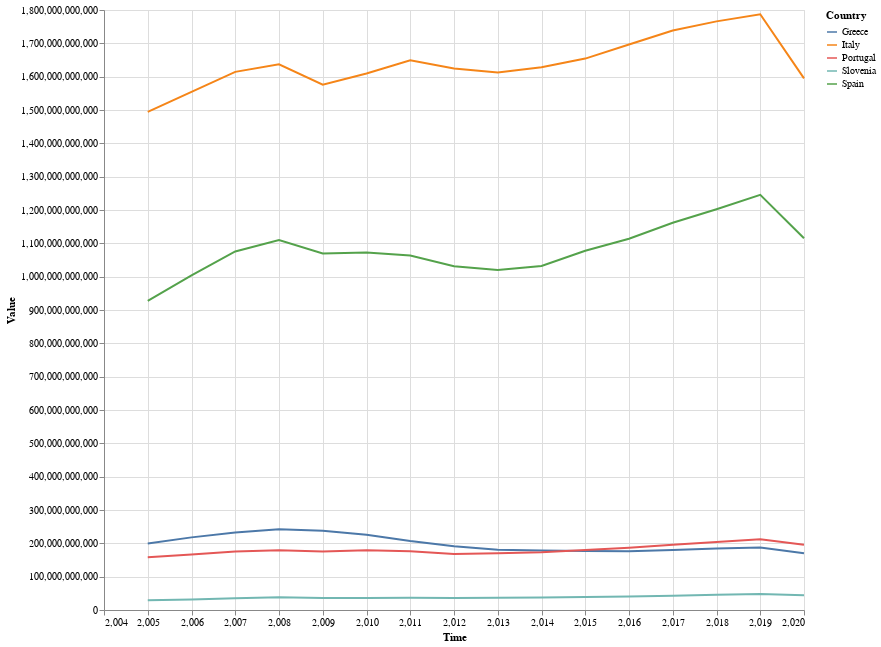

The cell this chart's notebook holds for it:
### Markdown cell above
##### Visualization of the GDP per country using Altair

### Code cell
#Visualization of the GDP per country using Altair
input_dropdown = alt.binding_select(options=['Greece','Italy','Portugal','Slovenia','Spain'])
selection = alt.selection_single(fields=['Country'], bind=input_dropdown, name='Country')
color = alt.condition(selection,
                    alt.Color('Country:N', legend=None),
                    alt.value('lightgray'))

alt.Chart(gdp_filtered).mark_line().encode(
    x='Time',
    y='Value',
    color='Country:N',
    tooltip='Country:N'
).add_selection(
    selection
).transform_filter(
    selection
).properties(
    width=700,
    height=600
)

### Figure 1 — Vega-Lite specification as saved in the notebook (floating-point values rounded to 4 significant figures)
{"config": {"view": {"continuousWidth": 400, "continuousHeight": 300}}, "data": {"name": "data-e129603302b61cd574ca3779de60035b"}, "mark": "line", "encoding": {"color": {"type": "nominal", "field": "Country"}, "tooltip": {"type": "nominal", "field": "Country"}, "x": {"type": "quantitative", "field": "Time"}, "y": {"type": "quantitative", "field": "Value"}}, "height": 600, "selection": {"Country": {"type": "single", "fields": ["Country"], "bind": {"input": "select", "options": ["Greece", "Italy", "Portugal", "Slovenia", "Spain"]}}}, "transform": [{"filter": {"selection": "Country"}}], "width": 700, "$schema": "https://vega.github.io/schema/vega-lite/v4.8.1.json", "datasets": {"data-e129603302b61cd574ca3779de60035b": [{"Country": "Greece", "Variable": "Gross domestic product, nominal value, market prices", "Time": 2005, "Value": 199200000000.0}, {"Country": "Greece", "Variable": "Gross domestic product, nominal value, market prices", "Time": 2006, "Value": 217900000000.0}, {"Country": "Greece", "Variable": "Gross domestic product, nominal value, market prices", "Time": 2007, "Value": 232700000000.0}, {"Country": "Greece", "Variable": "Gross domestic product, nominal value, market prices", "Time": 2008, "Value": 242000000000.0}, {"Country": "Greece", "Variable": "Gross domestic product, nominal value, market prices", "Time": 2009, "Value": 237500000000.0}, {"Country": "Greece", "Variable": "Gross domestic product, nominal value, market prices", "Time": 2010, "Value": 226000000000.0}, {"Country": "Greece", "Variable": "Gross domestic product, nominal value, market prices", "Time": 2011, "Value": 207000000000.0}, {"Country": "Greece", "Variable": "Gross domestic product, nominal value, market prices", "Time": 2012, "Value": 191200000000.0}, {"Country": "Greece", "Variable": "Gross domestic product, nominal value, market prices", "Time": 2013, "Value": 180700000000.0}, {"Country": "Greece", "Variable": "Gross domestic product, nominal value, market prices", "Time": 2014, "Value": 178700000000.0}, {"Country": "Greece", "Variable": "Gross domestic product, nominal value, market prices", "Time": 2015, "Value": 177300000000.0}, {"Country": "Greece", "Variable": "Gross domestic product, nominal value, market prices", "Time": 2016, "Value": 176500000000.0}, {"Country": "Greece", "Variable": "Gross domestic product, nominal value, market prices", "Time": 2017, "Value": 180200000000.0}, {"Country": "Greece", "Variable": "Gross domestic product, nominal value, market prices", "Time": 2018, "Value": 184700000000.0}, {"Country": "Greece", "Variable": "Gross domestic product, nominal value, market prices", "Time": 2019, "Value": 187500000000.0}, {"Country": "Greece", "Variable": "Gross domestic product, nominal value, market prices", "Time": 2020, "Value": 170400000000.0}, {"Country": "Italy", "Variable": "Gross domestic product, nominal value, market prices", "Time": 2005, "Value": 1494000000000.0}, {"Country": "Italy", "Variable": "Gross domestic product, nominal value, market prices", "Time": 2006, "Value": 1555000000000.0}, {"Country": "Italy", "Variable": "Gross domestic product, nominal value, market prices", "Time": 2007, "Value": 1614000000000.0}, {"Country": "Italy", "Variable": "Gross domestic product, nominal value, market prices", "Time": 2008, "Value": 1637000000000.0}, {"Country": "Italy", "Variable": "Gross domestic product, nominal value, market prices", "Time": 2009, "Value": 1576000000000.0}, {"Country": "Italy", "Variable": "Gross domestic product, nominal value, market prices", "Time": 2010, "Value": 1610000000000.0}, {"Country": "Italy", "Variable": "Gross domestic product, nominal value, market prices", "Time": 2011, "Value": 1649000000000.0}, {"Country": "Italy", "Variable": "Gross domestic product, nominal value, market prices", "Time": 2012, "Value": 1624000000000.0}, {"Country": "Italy", "Variable": "Gross domestic product, nominal value, market prices", "Time": 2013, "Value": 1612000000000.0}, {"Country": "Italy", "Variable": "Gross domestic product, nominal value, market prices", "Time": 2014, "Value": 1628000000000.0}, {"Country": "Italy", "Variable": "Gross domestic product, nominal value, market prices", "Time": 2015, "Value": 1654000000000.0}, {"Country": "Italy", "Variable": "Gross domestic product, nominal value, market prices", "Time": 2016, "Value": 1696000000000.0}, {"Country": "Italy", "Variable": "Gross domestic product, nominal value, market prices", "Time": 2017, "Value": 1738000000000.0}, {"Country": "Italy", "Variable": "Gross domestic product, nominal value, market prices", "Time": 2018, "Value": 1766000000000.0}, {"Country": "Italy", "Variable": "Gross domestic product, nominal value, market prices", "Time": 2019, "Value": 1787000000000.0}, {"Country": "Italy", "Variable": "Gross domestic product, nominal value, market prices", "Time": 2020, "Value": 1595000000000.0}, {"Country": "Portugal", "Variable": "Gross domestic product, nominal value, market prices", "Time": 2005, "Value": 158600000000.0}, {"Country": "Portugal", "Variable": "Gross domestic product, nominal value, market prices", "Time": 2006, "Value": 166300000000.0}, {"Country": "Portugal", "Variable": "Gross domestic product, nominal value, market prices", "Time": 2007, "Value": 175500000000.0}, {"Country": "Portugal", "Variable": "Gross domestic product, nominal value, market prices", "Time": 2008, "Value": 179100000000.0}, {"Country": "Portugal", "Variable": "Gross domestic product, nominal value, market prices", "Time": 2009, "Value": 175400000000.0}, {"Country": "Portugal", "Variable": "Gross domestic product, nominal value, market prices", "Time": 2010, "Value": 179600000000.0}, {"Country": "Portugal", "Variable": "Gross domestic product, nominal value, market prices", "Time": 2011, "Value": 176100000000.0}, {"Country": "Portugal", "Variable": "Gross domestic product, nominal value, market prices", "Time": 2012, "Value": 168300000000.0}, {"Country": "Portugal", "Variable": "Gross domestic product, nominal value, market prices", "Time": 2013, "Value": 170500000000.0}, {"Country": "Portugal", "Variable": "Gross domestic product, nominal value, market prices", "Time": 2014, "Value": 173100000000.0}, {"Country": "Portugal", "Variable": "Gross domestic product, nominal value, market prices", "Time": 2015, "Value": 179700000000.0}, {"Country": "Portugal", "Variable": "Gross domestic product, nominal value, market prices", "Time": 2016, "Value": 186500000000.0}, {"Country": "Portugal", "Variable": "Gross domestic product, nominal value, market prices", "Time": 2017, "Value": 195900000000.0}, {"Country": "Portugal", "Variable": "Gross domestic product, nominal value, market prices", "Time": 2018, "Value": 204300000000.0}, {"Country": "Portugal", "Variable": "Gross domestic product, nominal value, market prices", "Time": 2019, "Value": 212300000000.0}, {"Country": "Portugal", "Variable": "Gross domestic product, nominal value, market prices", "Time": 2020, "Value": 195700000000.0}, {"Country": "Spain", "Variable": "Gross domestic product, nominal value, market prices", "Time": 2005, "Value": 927400000000.0}, {"Country": "Spain", "Variable": "Gross domestic product, nominal value, market prices", "Time": 2006, "Value": 1004000000000.0}, {"Country": "Spain", "Variable": "Gross domestic product, nominal value, market prices", "Time": 2007, "Value": 1076000000000.0}, {"Country": "Spain", "Variable": "Gross domestic product, nominal value, market prices", "Time": 2008, "Value": 1110000000000.0}, {"Country": "Spain", "Variable": "Gross domestic product, nominal value, market prices", "Time": 2009, "Value": 1069000000000.0}, {"Country": "Spain", "Variable": "Gross domestic product, nominal value, market prices", "Time": 2010, "Value": 1073000000000.0}, {"Country": "Spain", "Variable": "Gross domestic product, nominal value, market prices", "Time": 2011, "Value": 1064000000000.0}, {"Country": "Spain", "Variable": "Gross domestic product, nominal value, market prices", "Time": 2012, "Value": 1031000000000.0}, {"Country": "Spain", "Variable": "Gross domestic product, nominal value, market prices", "Time": 2013, "Value": 1020000000000.0}, {"Country": "Spain", "Variable": "Gross domestic product, nominal value, market prices", "Time": 2014, "Value": 1032000000000.0}, {"Country": "Spain", "Variable": "Gross domestic product, nominal value, market prices", "Time": 2015, "Value": 1078000000000.0}, {"Country": "Spain", "Variable": "Gross domestic product, nominal value, market prices", "Time": 2016, "Value": 1114000000000.0}, {"Country": "Spain", "Variable": "Gross domestic product, nominal value, market prices", "Time": 2017, "Value": 1162000000000.0}, {"Country": "Spain", "Variable": "Gross domestic product, nominal value, market prices", "Time": 2018, "Value": 1202000000000.0}, {"Country": "Spain", "Variable": "Gross domestic product, nominal value, market prices", "Time": 2019, "Value": 1245000000000.0}, {"Country": "Spain", "Variable": "Gross domestic product, nominal value, market prices", "Time": 2020, "Value": 1115000000000.0}, {"Country": "Slovenia", "Variable": "Gross domestic product, nominal value, market prices", "Time": 2005, "Value": 29110000000.0}, {"Country": "Slovenia", "Variable": "Gross domestic product, nominal value, market prices", "Time": 2006, "Value": 31470000000.0}, {"Country": "Slovenia", "Variable": "Gross domestic product, nominal value, market prices", "Time": 2007, "Value": 35070000000.0}, {"Country": "Slovenia", "Variable": "Gross domestic product, nominal value, market prices", "Time": 2008, "Value": 37930000000.0}, {"Country": "Slovenia", "Variable": "Gross domestic product, nominal value, market prices", "Time": 2009, "Value": 36250000000.0}, {"Country": "Slovenia", "Variable": "Gross domestic product, nominal value, market prices", "Time": 2010, "Value": 36360000000.0}, {"Country": "Slovenia", "Variable": "Gross domestic product, nominal value, market prices", "Time": 2011, "Value": 37060000000.0}, {"Country": "Slovenia", "Variable": "Gross domestic product, nominal value, market prices", "Time": 2012, "Value": 36250000000.0}, {"Country": "Slovenia", "Variable": "Gross domestic product, nominal value, market prices", "Time": 2013, "Value": 36450000000.0}, {"Country": "Slovenia", "Variable": "Gross domestic product, nominal value, market prices", "Time": 2014, "Value": 37630000000.0}, {"Country": "Slovenia", "Variable": "Gross domestic product, nominal value, market prices", "Time": 2015, "Value": 38850000000.0}, {"Country": "Slovenia", "Variable": "Gross domestic product, nominal value, market prices", "Time": 2016, "Value": 40370000000.0}, {"Country": "Slovenia", "Variable": "Gross domestic product, nominal value, market prices", "Time": 2017, "Value": 42990000000.0}, {"Country": "Slovenia", "Variable": "Gross domestic product, nominal value, market prices", "Time": 2018, "Value": 45750000000.0}, {"Country": "Slovenia", "Variable": "Gross domestic product, nominal value, market prices", "Time": 2019, "Value": 48010000000.0}, {"Country": "Slovenia", "Variable": "Gross domestic product, nominal value, market prices", "Time": 2020, "Value": 44570000000.0}]}}
